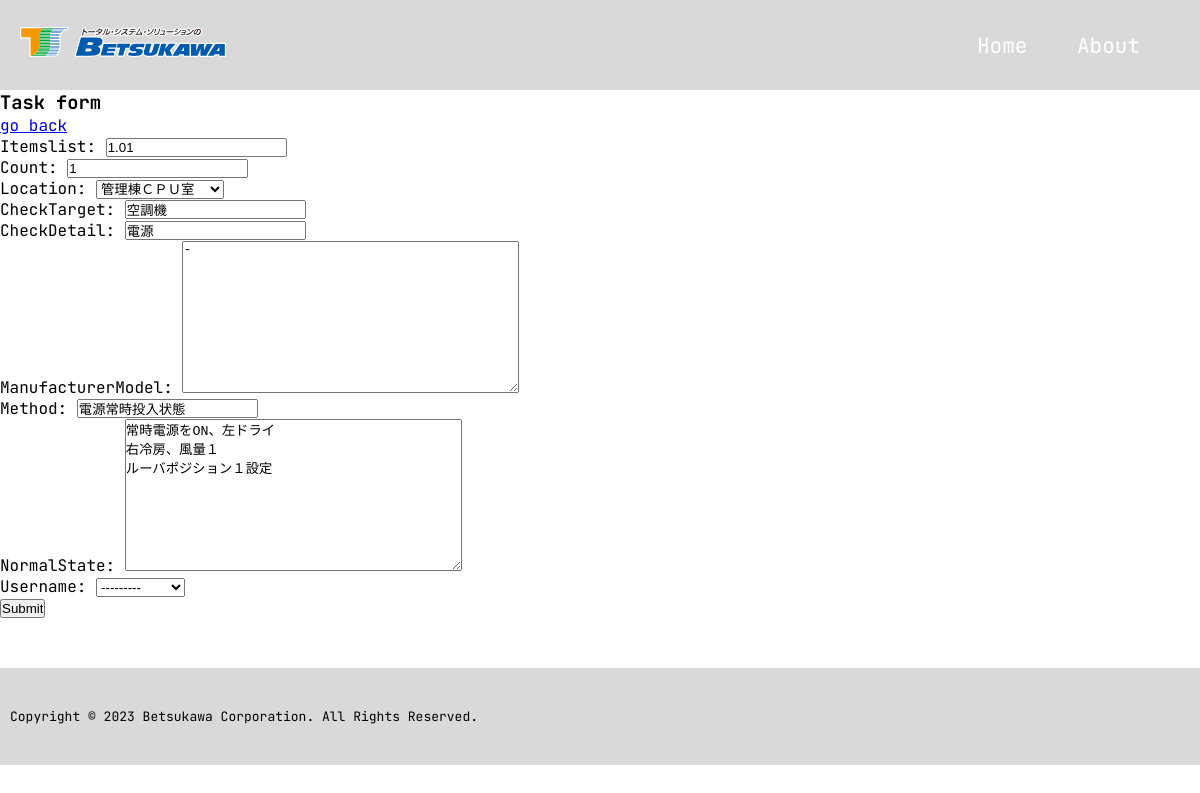
/update-list/1/, run on the app's committed database.
### check_app/models.py (models this page shows, shortened)
class Inspection(models.Model):
    PLACE = [
        ('管理棟ＣＰＵ室', '管理棟ＣＰＵ室'),
        ('工場棟2F 外注ｴﾘｱ', '工場棟2F 外注ｴﾘｱ'),
        ('倉庫７', '倉庫７'),
        ('管理棟2F EPS1', '管理棟2F EPS1'),
        ('鍵返却', '鍵返却'),
    ]
    USERS = [
        ('疋田','疋田'),
        ('若狭','若狭'),
        ('⻄田（紀）','⻄田（紀）'),
        ('伊藤','伊藤'),
        ('上本','上本'),
        ('遠藤','遠藤'),
        ('⻄田（⼤）','⻄田（⼤）'),
    ]
    itemslist = models.DecimalField(max_digits=5, decimal_places=2, null=True)
    count = models.IntegerField(null=True, blank=True)
    location = models.CharField(max_length=50, choices=PLACE, null=True)
    checkTarget = models.CharField(max_length=50, blank=True,null=True)
    checkDetail = models.CharField(max_length=50, blank=True,null=True)
    manufacturerModel = models.TextField(max_length=100, blank=True,null=True)
    method = models.CharField(max_length=50,default='', blank=True,null=True)
    normalState = models.TextField(max_length=255,blank=True)
    username = models.CharField(max_length=60, choices=USERS, null=True, blank=True)
    date = models.DateTimeField(auto_now_add=True)
    class Meta:
        ordering = ['itemslist']

### check_app/views.py (the view)
# urls.py: path('update-list/<int:pk>/', InspectionUpdate.as_view(), name='update-list'),
class InspectionUpdate(UpdateView):
    model = Inspection
    fields = '__all__'
    success_url = reverse_lazy('home')

### check_app/templates/check_app/inspection_form.html (shortened to what this page needs)
{% extends 'check_app/components/base.html' %}
{% block content %}
<h3> Task form</h3>
<a href="{% url 'home' %}">go back</a>
<form action="" method="post">
    {{ form.as_p }}
    <input type="submit" value='Submit'>
</form>
{% endblock content %}

### check_app/static/check_app/styles.css (style rules this page uses)
* { padding: 0; margin: 0; box-sizing: border-box; }
body { background-color: #FFF; font-family: "JetBrains Mono", monospace; }

### data on the page
Inspection: itemslist "1.01", count "1", location "管理棟ＣＰＵ室", checkTarget "空調機", checkDetail "電源", manufacturerModel "-", method "電源常時投入状態", normalState "常時電源をON、左ドライ 右冷房、風量１ ルーバポジション１設定", username "---------"
